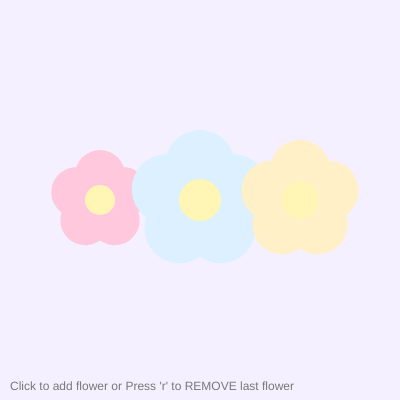
Frame 1 (no input)
Frame 60 (no input): identical to frame 1, image omitted
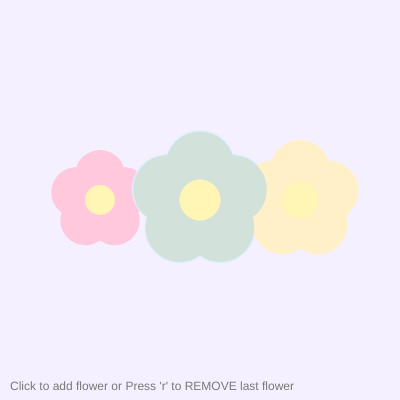
Frame 120 (the mouse pressed at the canvas centre since frame 60)

The p5.js sketch that drew these frames (run headless with seeded random() and noise() and a simulated clock; from frame 60 on, the mouse is pressed at the canvas centre):

// p5.js sketch
// ── sketch.js

// DM2008 — Activity 3a
// (Array Sampler, 25 min)

// Store each flower in an array
let flowers = [];

function setup() {
  createCanvas(400, 400);
  noStroke();

  // Default -- 3 flowers on screen
  flowers.push({
    x: 100,
    y: 200,
    size: 50,
    col: color(255, 200, 220)
  });
  flowers.push({
    x: 200,
    y: 200,
    size: 70,
    col: color(220, 240, 255)
  });
  flowers.push({
    x: 300,
    y: 200,
    size: 60,
    col: color(255, 240, 200)
  });
}

function draw() {
  background(245, 240, 255);

  // Loop through array using .length
  for (let i = 0; i < flowers.length; i++) {
    let f = flowers[i];

    fill(f.col);

    // Form the flower (5 circles)
    push();
    translate(f.x, f.y);
    for (let p = 0; p < 5; p++) {
      ellipse(0, -f.size / 2, f.size);
      rotate(PI / 2.5);
    }
    // center of flower
    fill(255, 245, 180);
    ellipse(0, 0, f.size * 0.6);
    pop();
  }

  // instructions
  fill(120);
  textSize(12);
  text("Click to add flower or Press 'r' to REMOVE last flower", 10, height - 10);
}

// Upon mouse click, random size and color flower appears
function mousePressed() {
  flowers.push({
    x: mouseX,
    y: mouseY,
    size: random(40, 80),
    col: color(
      random(200, 255),
      random(180, 240),
      random(200, 255)
    )
  });
}

// Key removes flowers
function keyPressed() {
  if (key === 'r') {
    flowers.pop();  // remove last flower
  }
}
